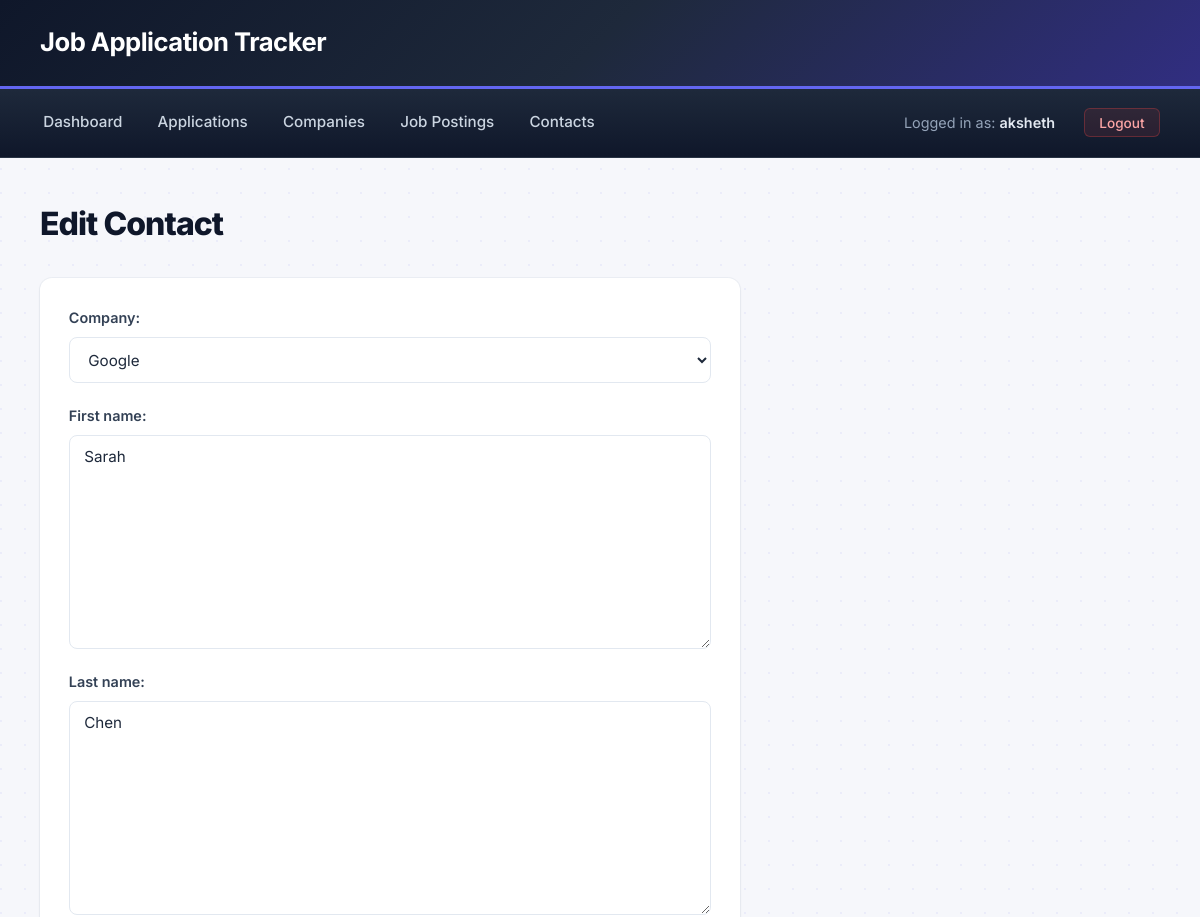
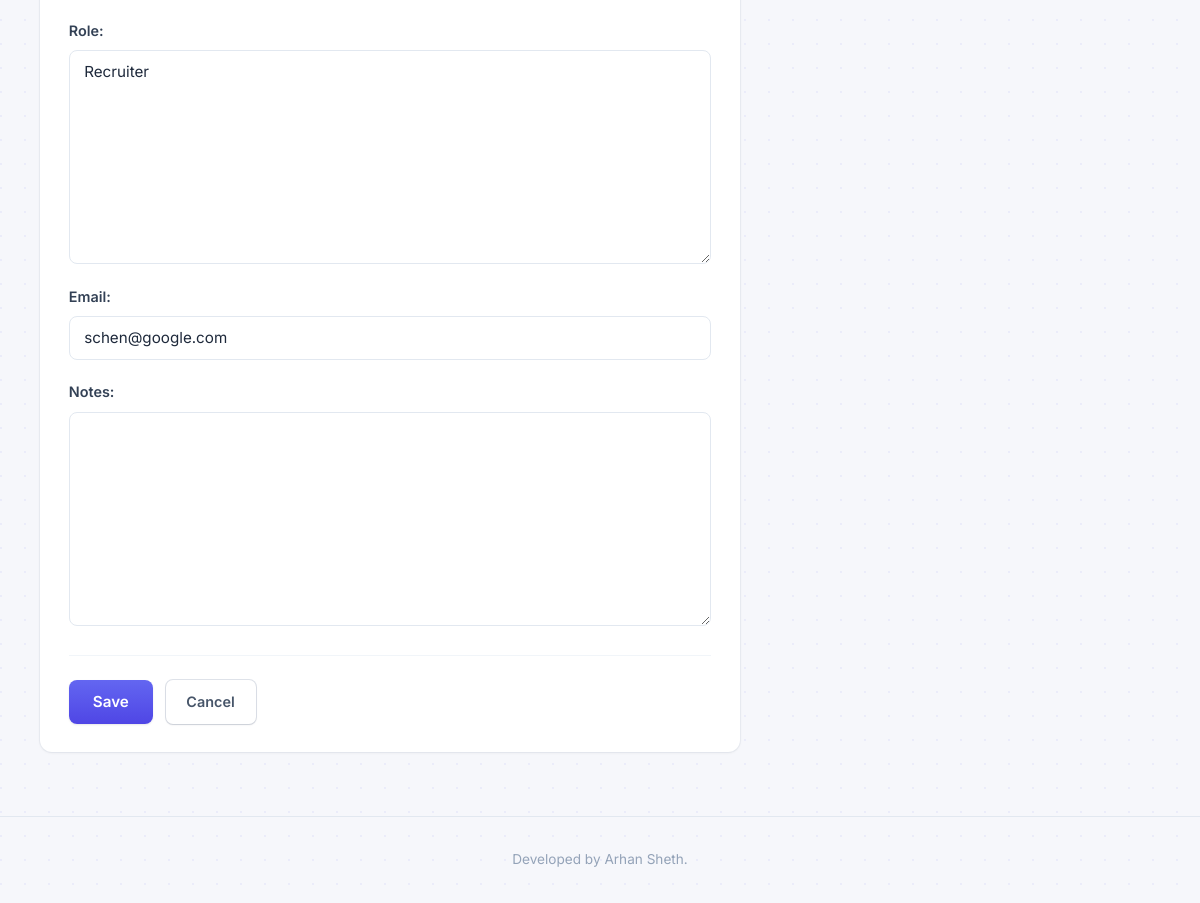
The page /project/contacts/1/update/ (signed in) on the database its author committed (2 pictures, top to bottom).
### project/models.py (models this page shows, shortened)
class Contact(models.Model):
    company = models.ForeignKey(
        Company, on_delete=models.CASCADE, related_name='contacts'
    )
    first_name = models.TextField()
    last_name = models.TextField()
    role = models.TextField(blank=True)
    email = models.EmailField(blank=True)
    notes = models.TextField(blank=True)

### project/views.py (the view, shortened to what this page needs)
# urls.py: path('contacts/<int:pk>/update/', views.ContactUpdateView.as_view(), name='contact_update'),
class ContactUpdateView(LoginRequiredMixin, UpdateView):
    model = Contact
    form_class = ContactForm
    template_name = 'project/contact_form.html'

### project/forms.py
class ContactForm(forms.ModelForm):
    class Meta:
        model = Contact
        fields = ['company', 'first_name', 'last_name', 'role', 'email', 'notes']

### project/models.py (called while the page is built)
    def __str__(self):
        return f'{self.name}'

### project/templates/project/contact_form.html (shortened to what this page needs)
{% extends 'project/base.html' %}
{% block content %}
<div class="page-header">
    <h2>
        {% if object %}Edit Contact{% else %}New Contact{% endif %}
    </h2>
</div>
<div class="card" style="max-width: 700px;">
    <form method="POST">
        {% for field in form %}
            <div class="form-group">
                <label for="{{ field.id_for_label }}">{{ field.label }}:</label>
                {{ field }}
            </div>
        {% endfor %}
        <div class="form-actions">
            <input type="submit" value="Save">
            <a href="{% url 'contact_list' %}" class="btn btn-secondary">Cancel</a>
        </div>
    </form>
</div>
{% endblock %}

### project/templates/project/base.html (shortened to what this page needs)
{% load static %}
<html>
    <head>
        <link rel="stylesheet" type="text/css" href="{% static 'project.css' %}">
    </head>
    <body>
        <h1>Job Application Tracker</h1>
        <div id="nav">
            {% if request.user.is_authenticated %}
                <a href="{% url 'dashboard' %}">Dashboard</a>
                <a href="{% url 'application_list' %}">Applications</a>
                <a href="{% url 'company_list' %}">Companies</a>
                <a href="{% url 'job_posting_list' %}">Job Postings</a>
                <a href="{% url 'contact_list' %}">Contacts</a>
                <span class="logged-in-as">Logged in as: <strong>{{request.user}}</strong></span>
                <form method="POST" action="{% url 'logout' %}">
                    <button type="submit">Logout</button>
                </form>
            {% else %}
                <span class="logged-in-as">Not logged in</span>
                <a href="{% url 'login' %}">Login</a>
                <a href="{% url 'signup' %}">Sign Up</a>
            {% endif %}
        </div>
        <div id="content-container">
            {% block content %}
            {% endblock %}
        </div>
        <footer>
            <p>Developed by Arhan Sheth.</p>
        </footer>
    </body>
</html>

### static/project.css (style rules this page uses)
* { box-sizing: border-box; margin: 0; padding: 0; }
body { font-family: 'Inter', -apple-system, BlinkMacSystemFont, "Segoe UI", sans-serif; color: #1e293b; line-height: 1.6; background-color: #f6f7fb; background-image: radial-gradient(circle at 1px 1px, rgba(99, 102, 241, 0.08) 1px, transparent 0); background-size: 24px 24px; min-height: 100vh; }
h1 { background: linear-gradient(135deg, #0f172a 0%, #1e293b 50%, #312e81 100%); color: white; padding: 1.4rem 2.5rem; margin: 0; font-size: 1.6rem; font-weight: 700; letter-spacing: -0.02em; border-bottom: 3px solid #6366f1; box-shadow: 0 2px 8px rgba(15, 23, 42, 0.15); }
#nav { background: linear-gradient(180deg, #1e293b 0%, #0f172a 100%); padding: 0.9rem 2.5rem; display: flex; gap: 1.8rem; align-items: center; flex-wrap: wrap; border-bottom: 1px solid rgba(255, 255, 255, 0.05); }
#nav a { color: #cbd5e1; text-decoration: none; font-size: 0.95rem; font-weight: 500; padding: 0.4rem 0.2rem; border-bottom: 2px solid transparent; transition: all 0.2s ease; }
#nav .logged-in-as { color: #94a3b8; font-size: 0.9rem; margin-left: auto; }
#nav .logged-in-as strong { color: #e2e8f0; font-weight: 600; }
#nav form { display: inline; margin: 0; }
#nav form button { background: rgba(239, 68, 68, 0.1); border: 1px solid rgba(239, 68, 68, 0.3); color: #fca5a5; padding: 0.35rem 0.9rem; border-radius: 6px; cursor: pointer; font-size: 0.85rem; font-weight: 500; font-family: inherit; transition: all 0.15s ease; }
#content-container { max-width: 1280px; margin: 2.5rem auto; padding: 0 2.5rem; }
.page-header { display: flex; justify-content: space-between; align-items: center; margin-bottom: 1.8rem; }
.page-header h2 { font-size: 2rem; font-weight: 800; color: #0f172a; letter-spacing: -0.03em; }
.btn { display: inline-block; padding: 0.65rem 1.3rem; background: linear-gradient(180deg, #6366f1 0%, #4f46e5 100%); color: white; text-decoration: none; border: none; border-radius: 7px; cursor: pointer; font-size: 0.9rem; font-weight: 600; font-family: inherit; box-shadow: 0 1px 2px rgba(15, 23, 42, 0.1), 0 0 0 1px rgba(79, 70, 229, 0.2); transition: all 0.15s ease; }
.btn-secondary { background: white; color: #475569; box-shadow: 0 1px 2px rgba(15, 23, 42, 0.1), 0 0 0 1px rgba(148, 163, 184, 0.3); }
.card { background-color: white; border-radius: 12px; padding: 1.8rem; box-shadow: 0 1px 3px rgba(15, 23, 42, 0.06), 0 0 0 1px rgba(148, 163, 184, 0.1); margin-bottom: 1rem; transition: all 0.2s ease; }
form .form-group { margin-bottom: 1.3rem; }
form label { display: block; margin-bottom: 0.5rem; font-weight: 600; color: #334155; font-size: 0.9rem; }
form input, form textarea, form select { width: 100%; padding: 0.7rem 0.9rem; border: 1.5px solid #e2e8f0; border-radius: 8px; font-size: 0.95rem; font-family: inherit; color: #1e293b; background-color: white; transition: all 0.15s ease; }
form input[type="submit"] { width: auto; background: linear-gradient(180deg, #6366f1 0%, #4f46e5 100%); color: white; cursor: pointer; border: none; padding: 0.7rem 1.5rem; font-weight: 600; box-shadow: 0 1px 2px rgba(15, 23, 42, 0.1); transition: all 0.15s ease; }
form textarea { min-height: 90px; resize: vertical; }
.form-actions { display: flex; gap: 0.8rem; margin-top: 1.8rem; padding-top: 1.5rem; border-top: 1px solid #f1f5f9; }
footer { text-align: center; padding: 2rem; color: #94a3b8; font-size: 0.85rem; margin-top: 4rem; border-top: 1px solid #e2e8f0; }
#content-container { animation: fadeInUp 0.4s ease-out; }

### rows shown on the page
Contact: form "Google" "Sarah" "Chen" "Recruiter" "schen@google.com"

### other values the page prints
{{ request.user }} "aksheth"
{{ field.label }} "Company" "First name" "Last name" "Role" "Email" "Notes"
